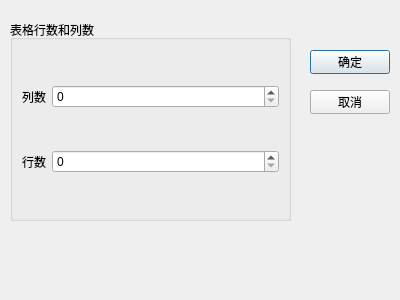
<?xml version="1.0" encoding="UTF-8"?>
<ui version="4.0">
 <class>TDialogSize</class>
 <widget class="QDialog" name="TDialogSize">
  <property name="geometry">
   <rect>
    <x>0</x>
    <y>0</y>
    <width>400</width>
    <height>300</height>
   </rect>
  </property>
  <property name="windowTitle">
   <string>Dialog</string>
  </property>
  <widget class="QGroupBox" name="groupBox">
   <property name="geometry">
    <rect>
     <x>10</x>
     <y>20</y>
     <width>281</width>
     <height>201</height>
    </rect>
   </property>
   <property name="title">
    <string>表格行数和列数</string>
   </property>
   <layout class="QGridLayout" name="gridLayout" rowstretch="0,0" columnstretch="0,1">
    <item row="0" column="0">
     <widget class="QLabel" name="label">
      <property name="text">
       <string>列数</string>
      </property>
     </widget>
    </item>
    <item row="0" column="1">
     <widget class="QSpinBox" name="spinBoxColumn"/>
    </item>
    <item row="1" column="0">
     <widget class="QLabel" name="label_2">
      <property name="text">
       <string>行数</string>
      </property>
     </widget>
    </item>
    <item row="1" column="1">
     <widget class="QSpinBox" name="spinBoxRow"/>
    </item>
   </layout>
  </widget>
  <widget class="QPushButton" name="btnOK">
   <property name="geometry">
    <rect>
     <x>310</x>
     <y>50</y>
     <width>80</width>
     <height>24</height>
    </rect>
   </property>
   <property name="text">
    <string>确定</string>
   </property>
   <property name="icon">
    <iconset resource="res.qrc">
     <normaloff>:/img/images/ok.png</normaloff>:/img/images/ok.png</iconset>
   </property>
  </widget>
  <widget class="QPushButton" name="btnCancel">
   <property name="geometry">
    <rect>
     <x>310</x>
     <y>90</y>
     <width>80</width>
     <height>24</height>
    </rect>
   </property>
   <property name="text">
    <string>取消</string>
   </property>
   <property name="icon">
    <iconset resource="res.qrc">
     <normaloff>:/img/images/close.png</normaloff>:/img/images/close.png</iconset>
   </property>
  </widget>
 </widget>
 <resources>
  <include location="res.qrc"/>
 </resources>
 <connections>
  <connection>
   <sender>btnOK</sender>
   <signal>clicked()</signal>
   <receiver>TDialogSize</receiver>
   <slot>accept()</slot>
   <hints>
    <hint type="sourcelabel">
     <x>349</x>
     <y>61</y>
    </hint>
    <hint type="destinationlabel">
     <x>199</x>
     <y>149</y>
    </hint>
   </hints>
  </connection>
  <connection>
   <sender>btnCancel</sender>
   <signal>clicked()</signal>
   <receiver>TDialogSize</receiver>
   <slot>reject()</slot>
   <hints>
    <hint type="sourcelabel">
     <x>349</x>
     <y>101</y>
    </hint>
    <hint type="destinationlabel">
     <x>199</x>
     <y>149</y>
    </hint>
   </hints>
  </connection>
 </connections>
</ui>
